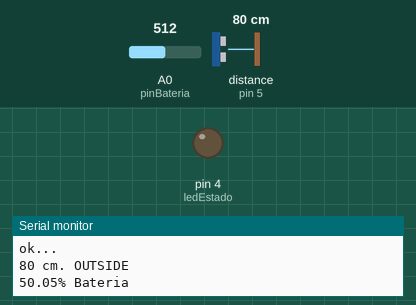
This sketch was run on a simulated Arduino Pro Mini, built with avr-gcc and run on an emulated ATmega328P. Shown: output pins drawn as LEDs (lit = HIGH), the last lines printed to the serial monitor. Wiring (inferred from the names in the program): ultrasonic range finder: trigger pin 6; echo pin 5. The inputs (shaded band) are chosen by the test bench; at power-on: distance to the obstacle (sensor on pin 5) 80 cm, A0 (pinBateria) = 512. The echo pulse lasts 58.3 µs per cm; no radio packets arrive unless stated; pins used as bus, display or sensor lines are not drawn.

Above: at 1.7 s.
1.8 s: distance to the obstacle (sensor on pin 5) set to 54 cm
3.3 s: distance to the obstacle (sensor on pin 5) set to 46 cm
At 4.1 s:
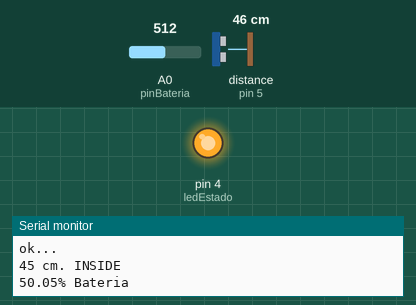
5.0 s: distance to the obstacle (sensor on pin 5) set to 2 cm
At 5.8 s:
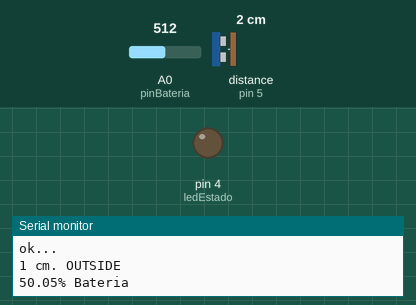
6.5 s: distance to the obstacle (sensor on pin 5) set to 18 cm
At 7.3 s:
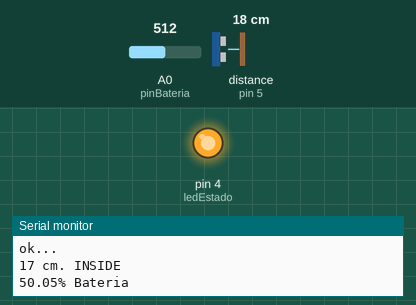
Timing chart, 0 to 9.0 s (numbered marks = the images above; inputs shaded):
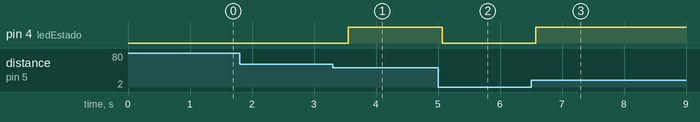

The sketch:

sensor-isla.ino
```cpp
/*  ----------------------------------------------------------------
    http://www.prometec.net/duplex-nrf2401
    Prog_79B_Emisor

    Usando un NRF2401 para comunicar dos Arduinos en modo Duplex
    Programa Emisor:
   --------------------------------------------------------------------
 */

/**
  * Dependencias módulo RF
  */
#include "RF24.h"
#include "nRF24L01.h"
#include <SPI.h>
#include "printf.h" // For test purpose
/*Fin*/


/**
 * Variables Módulo RF
 */
RF24 radio(9, 10);
const uint64_t pipes[2] = { 0xF0F0F0F0E1LL, 0xF0F0F0F0D2LL }; // LongLong = 64 bits.
/*Fin*/

/**
 * Variables Módulo Ultrasonido
 */
#define ledEstado 4 // Indicador para deteccion del vehículo
#define trigPin 6
#define echoPin 5

int limiteInferior = 10; // Distancia max entre el suelo y el vehiculo (cms)
int limiteSuperior = 50; // Distancia max entre el suelo y el vehiculo (cms)
// 212 cms Toyota Hilux
long duracion, distancia;
static char idIsla = 1;
volatile byte estadoIsla = 1;
/*Fin*/

/**
 * Variables Módulo Ultrasonido
 */
const int pinBateria = A0; // Distancia max entre el suelo y el vehiculo (cms)
/*Fin*/

void setup(void) {
  configSerial();
  configRF();
  configUltrasonido();
}

void configSerial() { Serial.begin(115200); }

void configRF() {
  printf_begin();
  printf("\n\rnRF24L01+ SENSOR ISLA\n\r");
  Serial.println("Config RF 2.4GHz");
  pinMode(10, OUTPUT); // solo para MEGA

  radio.begin();                           // Setup and configure rf radio
  radio.setChannel(124);
  //radio.setPALevel(RF24_PA_MIN);
  radio.setPALevel(RF24_PA_HIGH);
  radio.setDataRate(RF24_1MBPS);
  radio.setAutoAck(1);                     // Ensure autoACK is enabled
  //radio.setCRCLength(RF24_CRC_8);          // Use 8-bit CRC for performance
  // optionally, increase the delay between retries & # of retries
  radio.setRetries(15, 15);
  //radio.setPayloadSize(8);

  radio.openWritingPipe(pipes[0]);
  radio.openReadingPipe(1, pipes[1]);

  radio.startListening();                 // Start listening
  //radio.stopListening();
  delay(500);
  radio.printDetails();                   // Dump the configuration of the rf unit for debugging
  Serial.println("End Config RF 2.4GHz");
}

void configUltrasonido() {
  pinMode(trigPin, OUTPUT);
  pinMode(echoPin, INPUT);
  pinMode(ledEstado, OUTPUT);
}

void configBateria(){
  pinMode(pinBateria, INPUT);
}

void loop(void) {
  enviarDatoRF();
  medirDistancia();
  medirBateria();
  delay(500);
}

void enviarDatoRF() {
  radio.stopListening(); // Paramos la escucha para poder hablar
  char msg[2] = {idIsla, (char)estadoIsla};
  // unsigned long time = millis();
  Serial.print("Enviando: ");
  Serial.print((int)msg[0]);
  Serial.print(",");
  Serial.println((int)msg[1]);
  // bool ok = radio.write(&time, sizeof(unsigned long));
  bool ok = radio.write(msg, 2);

  if (ok) {
    Serial.println(F("ok..."));
  } else {
    Serial.println(F("failed!!!"));
  }

  radio.startListening(); // Volvemos a la escucha
  //
  // unsigned long started_waiting_at = millis();
  // bool timeout = false;
  // while (!radio.available() && !timeout) { // Esperasmos repsuesta hasta
  // 200ms
  //   if (millis() - started_waiting_at > 200) {
  //     timeout = true;
  //   }
  // }
  //
  // if (timeout) {
  //   Serial.println("FailedEstado, response timed out");
  // } else { // Leemos el mensaje recibido
  //   char got_isla[2];
  //   radio.read(&got_isla, 2);
  //
  //   Serial.print("Respuesta = ");
  //   Serial.print((int)got_isla[0]);
  //   Serial.println((int)got_isla[1]);
  // }
}

void medirDistancia() {
  digitalWrite(trigPin,
               LOW); // Nos aseguramos de que el trigger está desactivado
  // delayMicroseconds(2);              // Para asegurarnos de que el trigger
  // esta LOW
  digitalWrite(trigPin, HIGH); // Activamos el pulso de salida
  // delayMicroseconds(10);             // Esperamos 10µs. El pulso sigue active
  // este tiempo
  digitalWrite(trigPin, LOW); // Cortamos el pulso y a esperar el echo
  duracion = pulseIn(echoPin, HIGH);
  distancia = duracion / 2 / 29.1;
  if (limiteInferior < distancia && distancia < limiteSuperior) {
    Serial.println(String(distancia) + F(" cm. INSIDE"));
    digitalWrite(ledEstado, HIGH);
    estadoIsla = 1;
  } else {
    Serial.println(String(distancia) + F(" cm. OUTSIDE"));
    digitalWrite(ledEstado, LOW);
    estadoIsla = 0;
  }
  // delay (500) ;                  // Para limitar el número de mediciones
}

void medirBateria() {
  double a = analogRead(pinBateria);
  Serial.println(String(a/10.23) + F("% Bateria"));
}
```

Measured:
- the behaviour switches between 51 and 50 cm on distance to the obstacle (sensor on pin 5) (found by bisection; images 0 and 1)
- after the input at 3.3 s, pin 4 (ledEstado): LOW → HIGH after 0.25 s
- after the input at 5.0 s, pin 4 (ledEstado): HIGH → LOW after 0.07 s
- after the input at 6.5 s, pin 4 (ledEstado): LOW → HIGH after 0.08 s
